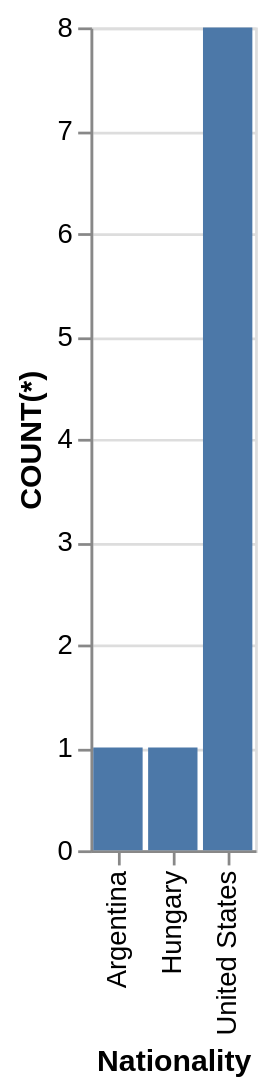

Write the Vega-Lite specification saved for this chart.
### Vega-Lite specification from a JSON file in a GitHub repository (floating-point values rounded to 4 significant figures)
{"data": {"values": [{"x_data": "Argentina", "y_data": 1}, {"x_data": "Hungary", "y_data": 1}, {"x_data": "United States", "y_data": 8}]}, "mark": "bar", "encoding": {"x": {"field": "x_data", "type": "nominal", "title": "Nationality", "sort": {"op": "sum", "field": "y_data", "order": "ascending"}}, "y": {"field": "y_data", "type": "quantitative", "title": "COUNT(*)"}}}
